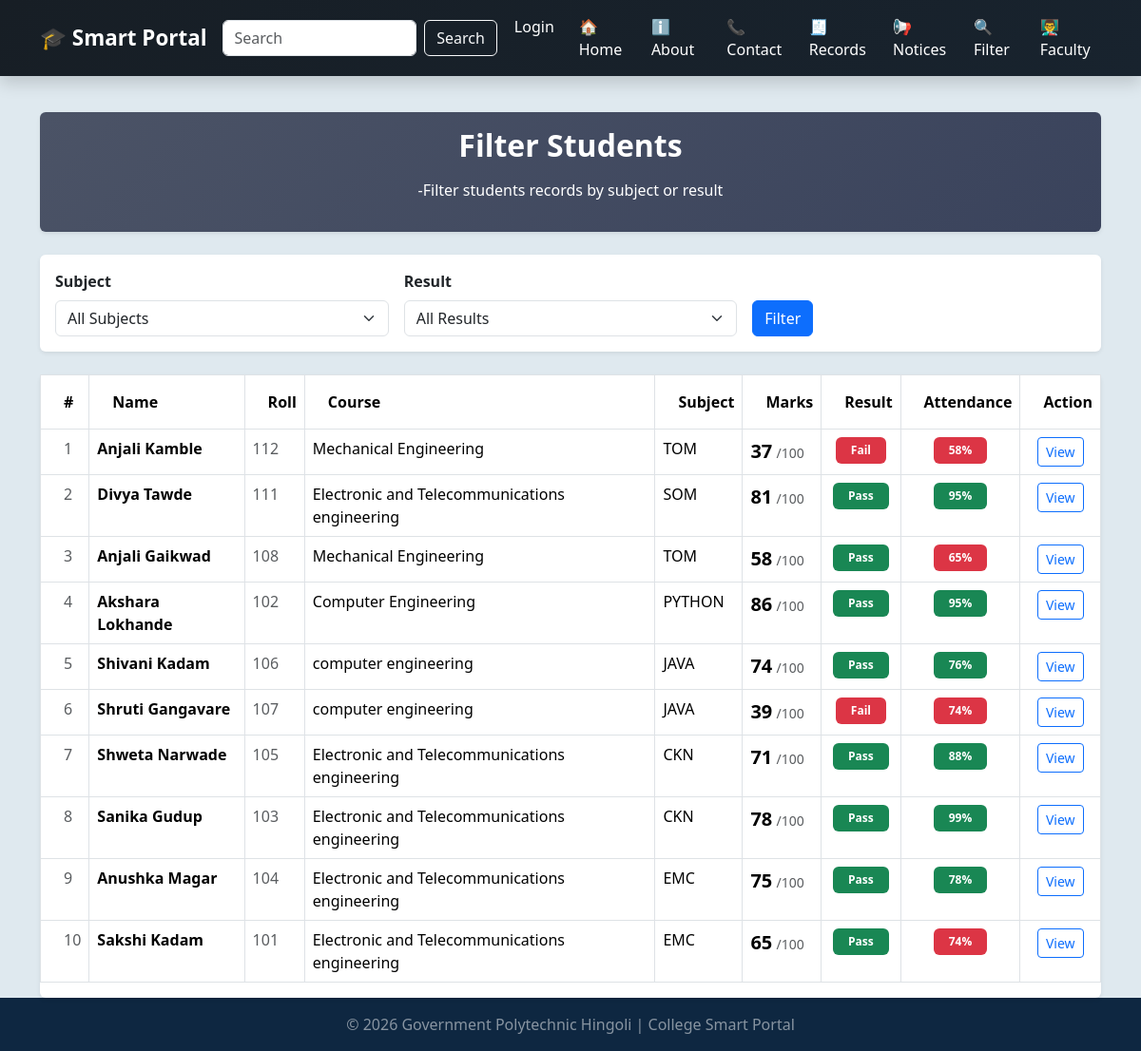
/filter, run on an earlier commit of the app's database.
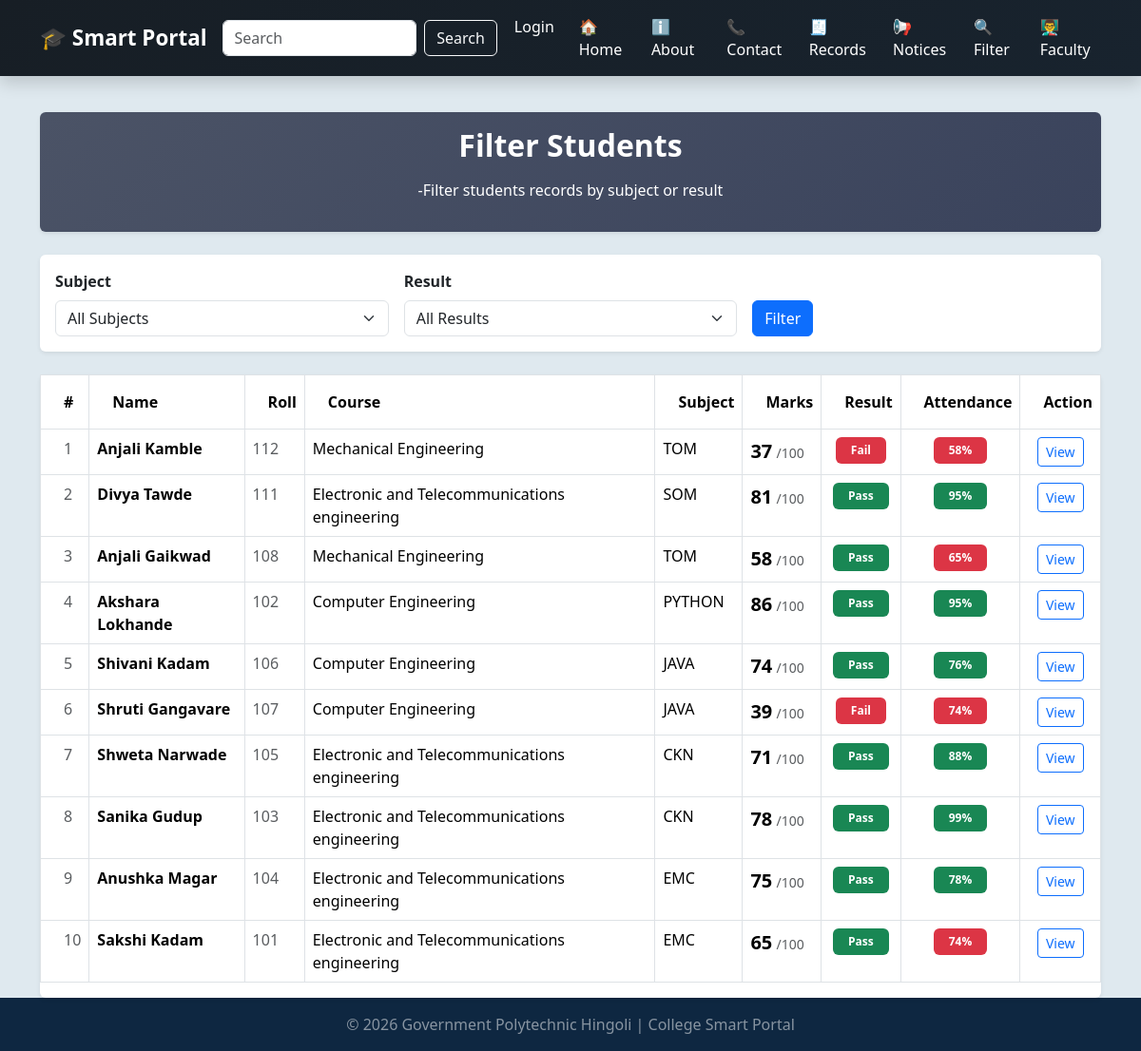
And on a later commit of the database.
### tables this page shows
CREATE TABLE students(
                id INTEGER PRIMARY KEY AUTOINCREMENT,
                 name TEXT NOT NULL,
                 roll INTEGER NOT NULL,
                 course TEXT NOT NULL,
                 subject TEXT NOT NULL,
                 marks INTEGER NOT NULL,
                 attendance INTEGER DEFAULT 0
                 );

### app2.py (the view)
@app.route('/filter')
def filter_students():
    subject = request.args.get('subject','')
    selected_result = request.args.get('result','')
    conn = get_db()
    subjects = conn.execute('''SELECT DISTINCT subject FROM students
                        WHERE subject IS NOT NULL
                        AND subject !=""
                        ORDER BY subject ASC ''').fetchall()
    query = 'SELECT * FROM students WHERE 1=1'
    params = []
    if subject:
        query += ' AND subject = ?'
        params.append(subject)
    if selected_result == 'pass':
        query += ' AND marks >= 40'
    elif selected_result == 'fail':
        query += ' AND marks < 40'
    query += ' ORDER BY id DESC'
    students = conn.execute(query,params).fetchall()
    conn.close()
    return render_template('filter.html',students=students,selected_subject=subject, subjects=subjects,selected_result=selected_result)

### database.py (called while the page is built)
def get_db():
   conn=sqlite3.connect(DB_PATH)
   conn.row_factory= sqlite3.Row
   return conn

### templates/filter.html (shortened to what the changed rows need)
{% extends 'base.html' %}
{% block content %}
<div class="card mb-4 shadow-sm p-3"style="background:linear-gradient(135deg, #4b5366, #3a435c);">
<h2 class="fw-bold mb-3 text-white text-center">Filter Students</h2>
</div>
<div class="card shadow-sm">
    <div class="card-body p-0">
        {% if students|length == 0 %}
        <div class="text-center p-5">
            <h5 class="text-muted">No student records found.</h5>
            <a href="{{ url_for('add_student') }}" class="btn btn-primary mt-2">Add Student</a>
        </div>
        {% else %}
        <div class="table-responsive">
                <table class="table table-bordered table-hover">
                <thead style="background-color: #0b1f39; color:white;">
                    <tr>
                        <th class="py-3 ps-4">#</th>
                        <th class="py-3 ps-4">Name</th>
                        <th class="py-3 ps-4">Roll</th>
                        <th class="py-3 ps-4">Course</th>
                        <th class="py-3 ps-4">Subject</th>
                        <th class="py-3 ps-4">Marks</th>
                        <th class="py-3 ps-4">Result</th>
                        <th class="py-3 ps-4 text-center">Attendance</th>
                        <th class="py-3 ps-4 text-center">Action</th>
                    </tr>
                </thead>
                <tbody id="tableBody">
                    {% for student in students %}
                    <tr data-name="{{ student.name | lower}}">
                        <td class="ps-4 text-muted">{{ loop.index }}</td>
                        <td>
                            <div class="d-flex align-items-center">
                                <span class="fw-bold">{{ student.name }}</span>
                            </div>
                        </td>
                        <td class="text-muted">{{ student.roll }}</td>
                        <td>{{ student.course }}</td>
                        <td>{{ student.subject }}</td>
                        <td>
                            <span class="fw-bold fs-5">{{ student.marks }}</span>
                            <span class="text-muted small">/100</span>
                        </td>
                        <td class="text-center">
                            {% if student.marks >= 40 %}
                                <span class="badge bg-success px-3 py-2">Pass</span>
                            {% else %}
                                <span class="badge bg-danger px-3 py-2">Fail</span>
                            {% endif %}
                        </td>
                        <td class="text-center">
                            {% if student.attendance >= 75 %}
                                <span class="badge bg-success px-3 py-2">
                                    {{ student.attendance }}%
                                </span>
                            {% else %}
                                <span class="badge bg-danger px-3 py-2">
                                    {{ student.attendance }}%
                                </span>
                            {% endif %}
                        </td>
                        <td class="text-center">
                            <a href="{{ url_for('student_detail', id=student.id) }}" class="btn btn-sm btn-outline-primary">View</a>
                        </td>
                    </tr>
                    {% endfor %}
                </tbody>
            </table>
        </div>
        {% endif %}
    </div>
</div>
{% endblock %}

What changed in the data, as far as the page shows it:
changed students "Shivani Kadam": course "computer engineering" → "Computer Engineering"
changed students "Shruti Gangavare": course "computer engineering" → "Computer Engineering"
